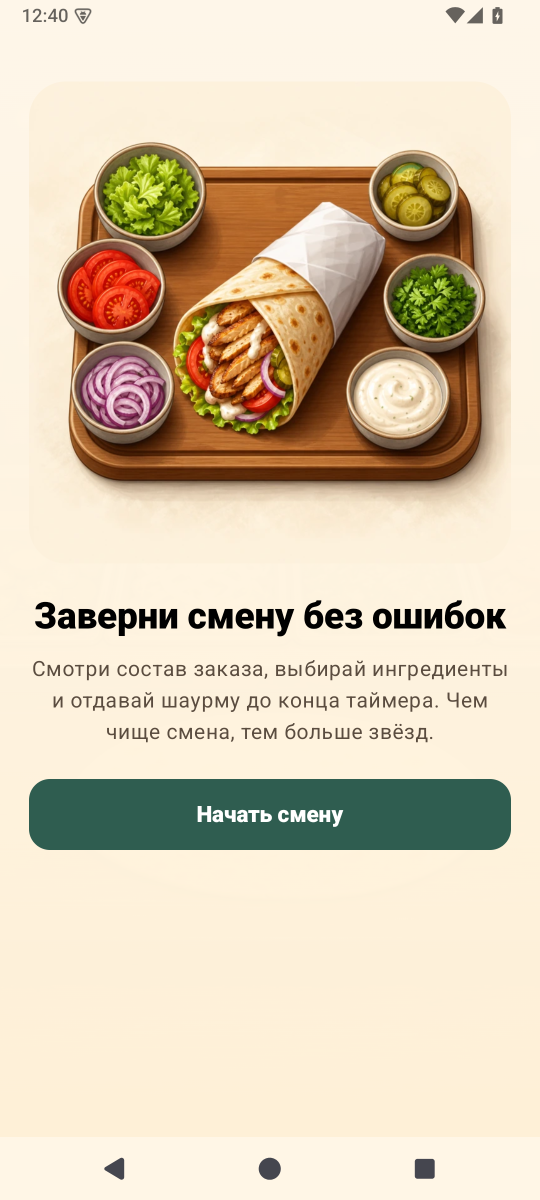
#> input picture store/screenshots/shawarma_onboarding.png, 1080 x 2400 px (shown at 1/2 size)
$ python -i capture_store_screenshots.py   (imports and definitions only)
#> lines starting #> are read from the running program, lines starting #| are printed output that depends on the picture
#!/usr/bin/env python3
from __future__ import annotations

import argparse
import subprocess
import time
from dataclasses import dataclass
from datetime import datetime
from pathlib import Path

from PIL import Image, ImageStat

from android_smoke_qa import DEFAULT_ACTIVITY, DEFAULT_APK, DEFAULT_PACKAGE, ROOT, Smoke


STORE_SCREENSHOTS = ROOT / "store/screenshots"
SCREENSHOTS = [
    "shawarma_onboarding.png",
    "shawarma_menu.png",
    "shawarma_levels.png",
    "shawarma_gameplay.png",
    "shawarma_result.png",
    "shawarma_wrong_order.png",
    "shawarma_endless_result.png",
]
SCREENSHOT_SIZE = (1080, 2400)
MIN_SCREENSHOT_BYTES = 120_000
MIN_GRAY_STDDEV = 20.0
MIN_THUMB_COLORS = 450
RESAMPLING = getattr(getattr(Image, "Resampling", Image), "LANCZOS")


@dataclass(frozen=True)
class ScreenshotQuality:
    width: int
    height: int
    byte_count: int
    gray_stddev: float
    thumbnail_colors: int


# [18 lines left out: functions rel, screencap, not called in this run]


def screenshot_quality(path: Path) -> ScreenshotQuality:
    with Image.open(path) as source:
#> source is the input picture: PIL image 1080x2400 RGBA; mean R, G, B, A 218.3, 202.8, 178.2, 255
        rgb = source.convert("RGB")
        gray = source.convert("L")
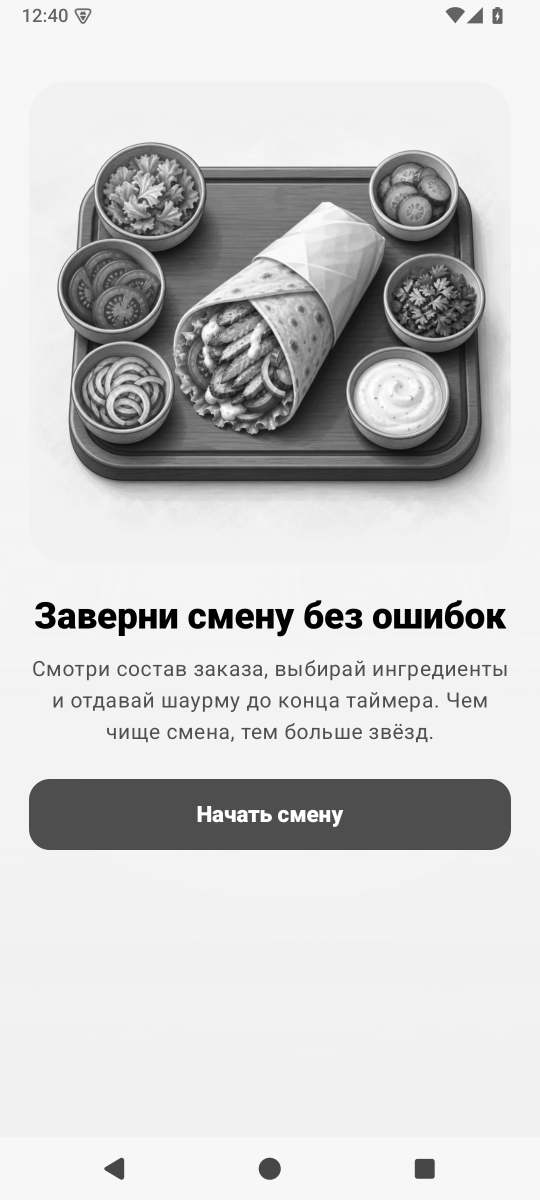
#> gray: PIL image 1080x2400 L (shown at 1/2 size); min 0, max 255, mean 204.5
        thumb = rgb.resize((64, 128), RESAMPLING)
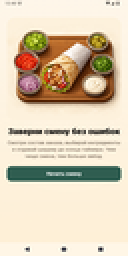
#> thumb: PIL image 64x128 RGB (shown 2 times larger); mean R, G, B 218, 202.7, 178.2
        colors = thumb.getcolors(maxcolors=(64 * 128) + 1)
#> colors = 2582 items
        return ScreenshotQuality(
            width=source.size[0],
            height=source.size[1],
#> (the run stopped early here; a loop or call above may not have finished)
